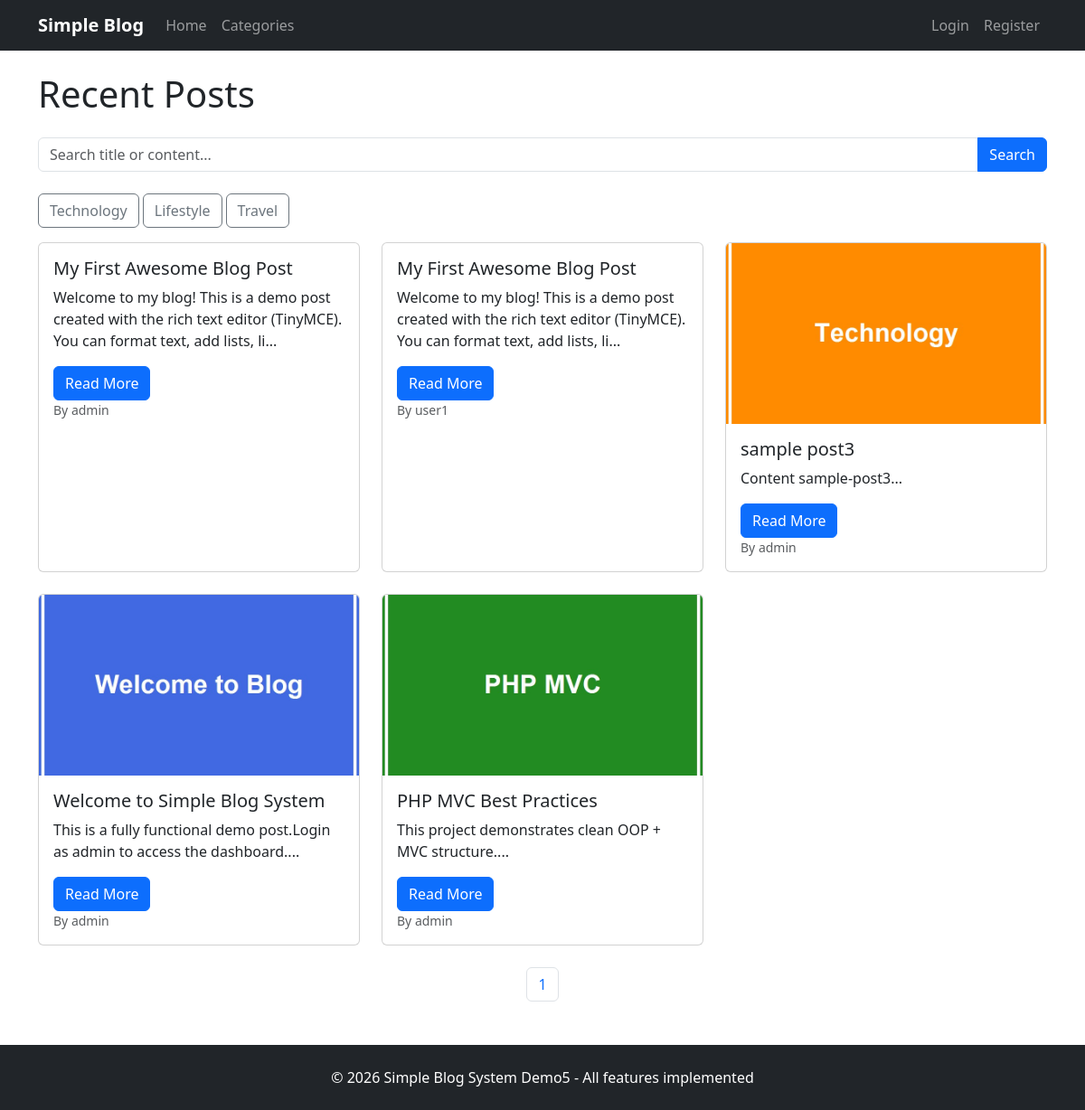
The page / on the database its author committed.
### tables this page shows
CREATE TABLE `categories` (
  `id` int(11) NOT NULL,
  `name` varchar(100) NOT NULL,
  `slug` varchar(100) NOT NULL
);

CREATE TABLE `posts` (
  `id` int(11) NOT NULL,
  `title` varchar(255) NOT NULL,
  `content` text NOT NULL,
  `featured_image` varchar(255) DEFAULT NULL,
  `user_id` int(11) NOT NULL,
  `status` enum('draft','published') DEFAULT 'published',
  `created_at` timestamp NOT NULL DEFAULT current_timestamp(),
  `updated_at` timestamp NOT NULL DEFAULT current_timestamp() ON UPDATE current_timestamp()
);

CREATE TABLE `users` (
  `id` int(11) NOT NULL,
  `username` varchar(50) NOT NULL,
  `email` varchar(100) NOT NULL,
  `password` varchar(255) NOT NULL,
  `role` enum('user','admin') DEFAULT 'user',
  `verified` tinyint(1) DEFAULT 1,
  `verification_token` varchar(255) DEFAULT NULL,
  `reset_token` varchar(255) DEFAULT NULL,
  `reset_expires` datetime DEFAULT NULL,
  `created_at` timestamp NOT NULL DEFAULT current_timestamp(),
  `updated_at` timestamp NOT NULL DEFAULT current_timestamp() ON UPDATE current_timestamp()
);

### controllers/PostController.php (called while the page is built, shortened)
<?php
class PostController {
    private $postModel;
    private $categoryModel;
    public function __construct() {
        $this->postModel = new Post();
        $this->categoryModel = new Category();
    }
    public function index() {
        $search = $_GET["search"] ?? "";
        $page   = max(1, (int)($_GET["page"] ?? 1));
        $limit  = 6;
        $offset = ($page - 1) * $limit;
        $categoryId = !empty($_GET["category"]) ? (int)$_GET["category"] : null;
        $posts = $this->postModel->getAll($limit, $offset, $categoryId, $search);
        $totalPosts = $this->postModel->getTotalPosts($search);
        $categories = $this->categoryModel->getAll();
        require "views/posts/index.php";
    }
}
?>

### includes/helpers.php (called while the page is built, shortened)
<?php
function isLoggedIn() { return isset($_SESSION["user_id"]); }
function getSearchHighlight($text, $searchTerm) {
    if (empty($searchTerm)) return $text;
    return preg_replace("/(" . preg_quote($searchTerm, "/") . ")/i", "<mark>$1</mark>", $text);
}
?>

### models/Category.php (called while the page is built, shortened)
<?php
class Category {
    private $pdo;
    public function __construct() { global $pdo; $this->pdo = $pdo; }
    public function getAll() {
        $stmt = $this->pdo->prepare("SELECT * FROM categories");
        $stmt->execute();
        return $stmt->fetchAll();
    }
}
?>

### models/Post.php (called while the page is built, shortened)
<?php
class Post {
    private $pdo;
    public function __construct() {
        global $pdo;
        $this->pdo = $pdo;
    }
    public function getAll($limit = 6, $offset = 0, $categoryId = null, $search = null) {
        $sql = "SELECT p.*, u.username FROM posts p
                JOIN users u ON p.user_id = u.id
                WHERE p.status = 'published'";
        $params = [];
        $types = [];
        $sql .= " ORDER BY p.created_at DESC LIMIT ? OFFSET ?";
        $params[] = (int)$limit;
        $params[] = (int)$offset;
        $types[] = PDO::PARAM_INT;
        $types[] = PDO::PARAM_INT;
        $stmt = $this->pdo->prepare($sql);
        foreach ($params as $key => $value) {
            $stmt->bindValue($key + 1, $value, $types[$key]);
        }
        $stmt->execute();
        return $stmt->fetchAll();
    }
    public function getTotalPosts($search = null) {
        $sql = "SELECT COUNT(*) FROM posts WHERE status = 'published'";
        if ($search) {
            $sql .= " AND (title LIKE ? OR content LIKE ?)";
            $stmt = $this->pdo->prepare($sql);
            $stmt->execute(["%$search%", "%$search%"]);
        } else {
            $stmt = $this->pdo->prepare($sql);
            $stmt->execute();
        }
        return $stmt->fetchColumn();
    }
}
?>

### views/posts/index.php (the view, shortened to what this page needs)
<?php require "views/layouts/header.php"; ?>
<h1 class="mb-4">Recent Posts</h1>
<form method="get" class="mb-4">
    <div class="input-group"><input type="text" name="search" class="form-control" placeholder="Search title or content..." value="<?php echo htmlspecialchars($search ?? ""); ?>">
    <button class="btn btn-primary" type="submit">Search</button></div>
</form>
<div class="mb-3"><?php foreach ($categories as $cat): ?><a href="<?php echo BASE_URL; ?>index.php?controller=post&action=index&category=<?php echo $cat["id"]; ?>" class="btn btn-outline-secondary me-1"><?php echo $cat["name"]; ?></a><?php endforeach; ?></div>
<div class="row">
    <?php foreach ($posts as $post): ?>
    <div class="col-md-4 mb-4">
        <div class="card h-100">
            <?php if ($post["featured_image"]): ?><img src="<?php echo BASE_URL; ?>public/<?php echo $post["featured_image"]; ?>" class="card-img-top" style="height:200px;object-fit:cover;"><?php endif; ?>
            <div class="card-body">
                <h5 class="card-title"><?php echo htmlspecialchars($post["title"]); ?></h5>
                <p class="card-text"><?php echo getSearchHighlight(substr(strip_tags($post["content"]),0,120), $search ?? ""); ?>...</p>
                <a href="<?php echo BASE_URL; ?>index.php?controller=post&action=show&id=<?php echo $post["id"]; ?>" class="btn btn-primary">Read More</a>
                <small class="text-muted d-block">By <?php echo $post["username"]; ?></small>
            </div>
        </div>
    </div>
    <?php endforeach; ?>
</div>
<nav><ul class="pagination justify-content-center"><?php for($i=1; $i<=ceil($totalPosts/6); $i++): ?><li class="page-item"><a class="page-link" href="<?php echo BASE_URL; ?>index.php?controller=post&action=index&page=<?php echo $i; ?>"><?php echo $i; ?></a></li><?php endfor; ?></ul></nav>
<?php require "views/layouts/footer.php"; ?>

### index.php (shortened to what this page needs)
<?php
require_once __DIR__ . "/config/database.php";
require_once __DIR__ . "/includes/helpers.php";
require_once __DIR__ . "/models/Post.php";
require_once __DIR__ . "/models/Category.php";
require_once __DIR__ . "/controllers/PostController.php";
$controller = $_GET["controller"] ?? "post";
$action     = $_GET["action"] ?? "index";
$controllerName = ucfirst($controller) . "Controller";
if (class_exists($controllerName)) {
    $ctrl = new $controllerName();
    if (method_exists($ctrl, $action)) {
        $ctrl->$action();
    } else {
        echo "Action '$action' not found.";
    }
} else {
    $postCtrl = new PostController();
    $postCtrl->index();
}
?>

### views/layouts/header.php (shortened to what this page needs)
<!DOCTYPE html>
<html lang="en">
<head>
    <link href="https://cdn.jsdelivr.net/npm/bootstrap@5.3.3/dist/css/bootstrap.min.css" rel="stylesheet">
    <link rel="stylesheet" href="<?php echo BASE_URL; ?>public/css/style.css">
</head>
<body>
    <nav class="navbar navbar-expand-lg navbar-dark bg-dark">
        <div class="container">
            <a class="navbar-brand fw-bold" href="<?php echo BASE_URL; ?>index.php?controller=post&action=index">Simple Blog</a>
            <div class="collapse navbar-collapse" id="navbarNav">
                <ul class="navbar-nav me-auto">
                    <li class="nav-item">
                        <a class="nav-link" href="<?php echo BASE_URL; ?>index.php?controller=post&action=index">Home</a>
                    </li>
                    <li class="nav-item">
                        <a class="nav-link" href="<?php echo BASE_URL; ?>index.php?controller=category&action=index">Categories</a>
                    </li>
                </ul>
                <ul class="navbar-nav align-items-center">
                    <?php if (isLoggedIn()): ?>
                        <li class="nav-item me-2">
                            <a href="<?php echo BASE_URL; ?>index.php?controller=post&action=create"
                               class="btn btn-success btn-sm">
                                <strong>+ Create New Post</strong>
                            </a>
                        </li>
                        <li class="nav-item me-3">
                            <a href="<?php echo BASE_URL; ?>index.php?controller=post&action=myPosts"
                               class="nav-link text-light">
                                My Posts
                            </a>
                        </li>
                        <li class="nav-item">
                            <a class="nav-link" href="<?php echo BASE_URL; ?>index.php?controller=auth&action=profile">
                                Profile (<?php echo htmlspecialchars($_SESSION["username"]); ?>)
                            </a>
                        </li>
                        <?php if (isAdmin()): ?>
                            <li class="nav-item me-2">
                                <a class="nav-link" href="<?php echo BASE_URL; ?>index.php?controller=admin&action=dashboard">
                                    Admin Dashboard
                                </a>
                            </li>
                        <?php endif; ?>
                        <li class="nav-item">
                            <a class="nav-link text-danger" href="<?php echo BASE_URL; ?>index.php?controller=auth&action=logout">Logout</a>
                        </li>
                    <?php else: ?>
                        <li class="nav-item">
                            <a class="nav-link" href="<?php echo BASE_URL; ?>index.php?controller=auth&action=login">Login</a>
                        </li>
                        <li class="nav-item">
                            <a class="nav-link" href="<?php echo BASE_URL; ?>index.php?controller=auth&action=register">Register</a>
                        </li>
                    <?php endif; ?>
                </ul>
            </div>
        </div>
    </nav>
    <div class="container mt-4">

### views/layouts/footer.php (shortened to what this page needs)
    </div>
    <footer class="bg-dark text-white text-center py-4 mt-5">
        <div class="container">&copy; 2026 Simple Blog System Demo5 - All features implemented</div>
    </footer>
</body>
</html>

### rows shown on the page
categories: name "Technology"
categories: name "Lifestyle"
categories: name "Travel"
posts: title "My First Awesome Blog Post", content "Welcome to my blog! This is a demo post created with the rich text editor (TinyMCE). You can format text, add lists, li", user.username "admin"
posts: title "My First Awesome Blog Post", content "Welcome to my blog! This is a demo post created with the rich text editor (TinyMCE). You can format text, add lists, li", user.username "user1"
posts: featured_image (picture), title "sample post3", content "Content sample-post3", user.username "admin"
posts: featured_image (picture), title "Welcome to Simple Blog System", content "This is a fully functional demo post.Login as admin to access the dashboard.", user.username "admin"
posts: featured_image (picture), title "PHP MVC Best Practices", content "This project demonstrates clean OOP + MVC structure.", user.username "admin"
